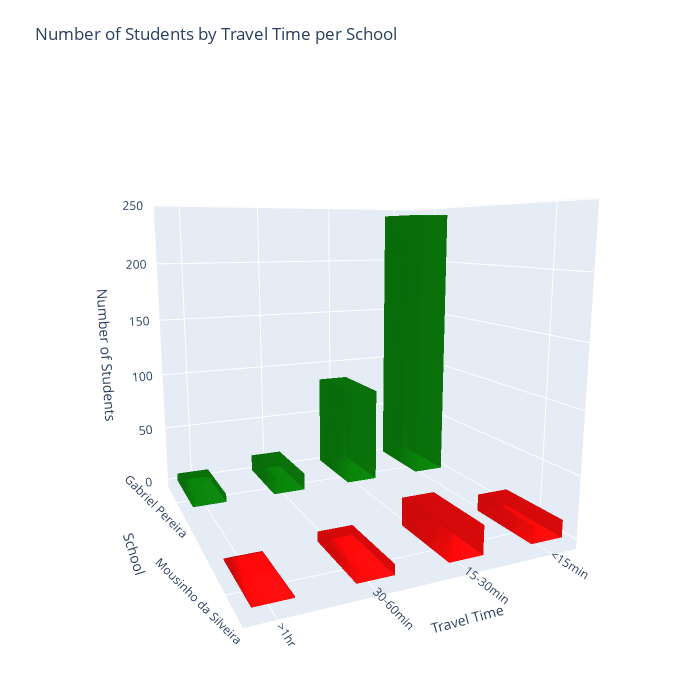

The code cell stored with this chart in its notebook:
### Markdown cell above
This is a graph that shows the amount of travel time for students from two different schools. The data showed most students go to Gabriel Pereira and not Mousinho da Silveira, while also showing that the cause may be because a ton of people live so close to Gabriel Pereira. This graph can be used in correlation, or not, to the first scatter plot to further the understanding of the data. There is more possibility to have a student with a lot of absences at Gabriel Pereira because there is so many students that live nearby vs far away, so the sample size is bigger.

### Code cell
# Counting up all of the students per travel time x school.
counts = studentStudies.groupby(['traveltime2', 'schoolNames']).size().unstack()
schoolColors = {'Gabriel Pereira': "green", "Mousinho da Silveira": "red"}
# Bar dimensions
dx, dy = 0.4, 0.4

traces = []
for i, time in enumerate(['<15min', '15-30min', '30-60min', '>1hr']):
    for j, school in enumerate(counts.columns):
        height = counts.loc[time, school]
        # Bar vertices
        vertices = np.array([
            [i-dx/2, j-dy/2, 0], [i+dx/2, j-dy/2, 0],
            [i+dx/2, j+dy/2, 0], [i-dx/2, j+dy/2, 0],
            [i-dx/2, j-dy/2, height], [i+dx/2, j-dy/2, height],
            [i+dx/2, j+dy/2, height], [i-dx/2, j+dy/2, height]
        ])
        # Bar faces
        faces = [[0,1,2],[0,2,3],[4,5,6],[4,6,7],
                 [0,1,5],[0,5,4],[1,2,6],[1,6,5],
                 [2,3,7],[2,7,6],[3,0,4],[3,4,7]]
        i_faces, j_faces, k_faces = zip(*faces)
        
        traces.append(go.Mesh3d(
            x=vertices[:,0], y=vertices[:,1], z=vertices[:,2],
            i=i_faces, j=j_faces, k=k_faces,
            color=schoolColors[school],
            opacity=0.8,
            name=f"{time} - {school}"
        ))

# Create figure
fig = go.Figure(data=traces)
fig.update_layout(
    title="Number of Students by Travel Time per School",
    scene=dict(
        xaxis=dict(title="Travel Time", tickvals=[0,1,2,3], 
                  ticktext=['<15min', '15-30min', '30-60min', '>1hr']),
        yaxis=dict(title="School", tickvals=[0,1], 
                  ticktext=list(schoolColors.keys()),
                  tickangle=45, tickfont=dict(size=12)),
        zaxis_title="Number of Students"
    ),
    margin=dict(l=50, r=50, b=50, t=80),
    width=700,
    height=700
)
fig.show()

### Figure 1 — Plotly figure (JSON) as saved in the notebook; plotly's stock layout.template omitted (floating-point values rounded to 4 significant figures)
{"data": [{"color": "green", "i": [0, 0, 4, 4, 0, 0, 1, 1, 2, 2, 3, 3], "j": [1, 2, 5, 6, 1, 5, 2, 6, 3, 7, 0, 4], "k": [2, 3, 6, 7, 5, 4, 6, 5, 7, 6, 4, 7], "name": "<15min - Gabriel Pereira", "opacity": 0.8, "type": "mesh3d", "x": [-0.2, 0.2, 0.2, -0.2, -0.2, 0.2, 0.2, -0.2], "y": [-0.2, -0.2, 0.2, 0.2, -0.2, -0.2, 0.2, 0.2], "z": [0, 0, 0, 0, 243, 243, 243, 243]}, {"color": "red", "i": [0, 0, 4, 4, 0, 0, 1, 1, 2, 2, 3, 3], "j": [1, 2, 5, 6, 1, 5, 2, 6, 3, 7, 0, 4], "k": [2, 3, 6, 7, 5, 4, 6, 5, 7, 6, 4, 7], "name": "<15min - Mousinho da Silveira", "opacity": 0.8, "type": "mesh3d", "x": [-0.2, 0.2, 0.2, -0.2, -0.2, 0.2, 0.2, -0.2], "y": [0.8, 0.8, 1.2, 1.2, 0.8, 0.8, 1.2, 1.2], "z": [0, 0, 0, 0, 14, 14, 14, 14]}, {"color": "green", "i": [0, 0, 4, 4, 0, 0, 1, 1, 2, 2, 3, 3], "j": [1, 2, 5, 6, 1, 5, 2, 6, 3, 7, 0, 4], "k": [2, 3, 6, 7, 5, 4, 6, 5, 7, 6, 4, 7], "name": "15-30min - Gabriel Pereira", "opacity": 0.8, "type": "mesh3d", "x": [0.8, 1.2, 1.2, 0.8, 0.8, 1.2, 1.2, 0.8], "y": [-0.2, -0.2, 0.2, 0.2, -0.2, -0.2, 0.2, 0.2], "z": [0, 0, 0, 0, 84, 84, 84, 84]}, {"color": "red", "i": [0, 0, 4, 4, 0, 0, 1, 1, 2, 2, 3, 3], "j": [1, 2, 5, 6, 1, 5, 2, 6, 3, 7, 0, 4], "k": [2, 3, 6, 7, 5, 4, 6, 5, 7, 6, 4, 7], "name": "15-30min - Mousinho da Silveira", "opacity": 0.8, "type": "mesh3d", "x": [0.8, 1.2, 1.2, 0.8, 0.8, 1.2, 1.2, 0.8], "y": [0.8, 0.8, 1.2, 1.2, 0.8, 0.8, 1.2, 1.2], "z": [0, 0, 0, 0, 23, 23, 23, 23]}, {"color": "green", "i": [0, 0, 4, 4, 0, 0, 1, 1, 2, 2, 3, 3], "j": [1, 2, 5, 6, 1, 5, 2, 6, 3, 7, 0, 4], "k": [2, 3, 6, 7, 5, 4, 6, 5, 7, 6, 4, 7], "name": "30-60min - Gabriel Pereira", "opacity": 0.8, "type": "mesh3d", "x": [1.8, 2.2, 2.2, 1.8, 1.8, 2.2, 2.2, 1.8], "y": [-0.2, -0.2, 0.2, 0.2, -0.2, -0.2, 0.2, 0.2], "z": [0, 0, 0, 0, 15, 15, 15, 15]}, {"color": "red", "i": [0, 0, 4, 4, 0, 0, 1, 1, 2, 2, 3, 3], "j": [1, 2, 5, 6, 1, 5, 2, 6, 3, 7, 0, 4], "k": [2, 3, 6, 7, 5, 4, 6, 5, 7, 6, 4, 7], "name": "30-60min - Mousinho da Silveira", "opacity": 0.8, "type": "mesh3d", "x": [1.8, 2.2, 2.2, 1.8, 1.8, 2.2, 2.2, 1.8], "y": [0.8, 0.8, 1.2, 1.2, 0.8, 0.8, 1.2, 1.2], "z": [0, 0, 0, 0, 8, 8, 8, 8]}, {"color": "green", "i": [0, 0, 4, 4, 0, 0, 1, 1, 2, 2, 3, 3], "j": [1, 2, 5, 6, 1, 5, 2, 6, 3, 7, 0, 4], "k": [2, 3, 6, 7, 5, 4, 6, 5, 7, 6, 4, 7], "name": ">1hr - Gabriel Pereira", "opacity": 0.8, "type": "mesh3d", "x": [2.8, 3.2, 3.2, 2.8, 2.8, 3.2, 3.2, 2.8], "y": [-0.2, -0.2, 0.2, 0.2, -0.2, -0.2, 0.2, 0.2], "z": [0, 0, 0, 0, 7, 7, 7, 7]}, {"color": "red", "i": [0, 0, 4, 4, 0, 0, 1, 1, 2, 2, 3, 3], "j": [1, 2, 5, 6, 1, 5, 2, 6, 3, 7, 0, 4], "k": [2, 3, 6, 7, 5, 4, 6, 5, 7, 6, 4, 7], "name": ">1hr - Mousinho da Silveira", "opacity": 0.8, "type": "mesh3d", "x": [2.8, 3.2, 3.2, 2.8, 2.8, 3.2, 3.2, 2.8], "y": [0.8, 0.8, 1.2, 1.2, 0.8, 0.8, 1.2, 1.2], "z": [0, 0, 0, 0, 1, 1, 1, 1]}], "layout": {"height": 700, "margin": {"b": 50, "l": 50, "r": 50, "t": 80}, "scene": {"aspectmode": "auto", "aspectratio": {"x": 1, "y": 1, "z": 1}, "camera": {"center": {"x": 0, "y": 0, "z": 0}, "eye": {"x": 0.8736, "y": 1.939, "z": 0.4075}, "projection": {"type": "perspective"}, "up": {"x": 0, "y": 0, "z": 1}}, "xaxis": {"ticktext": ["<15min", "15-30min", "30-60min", ">1hr"], "tickvals": [0, 1, 2, 3], "title": {"text": "Travel Time"}, "type": "linear"}, "yaxis": {"tickangle": 45, "tickfont": {"size": 12}, "ticktext": ["Gabriel Pereira", "Mousinho da Silveira"], "tickvals": [0, 1], "title": {"text": "School"}, "type": "linear"}, "zaxis": {"title": {"text": "Number of Students"}, "type": "linear"}}, "title": {"text": "Number of Students by Travel Time per School"}, "width": 700}}
